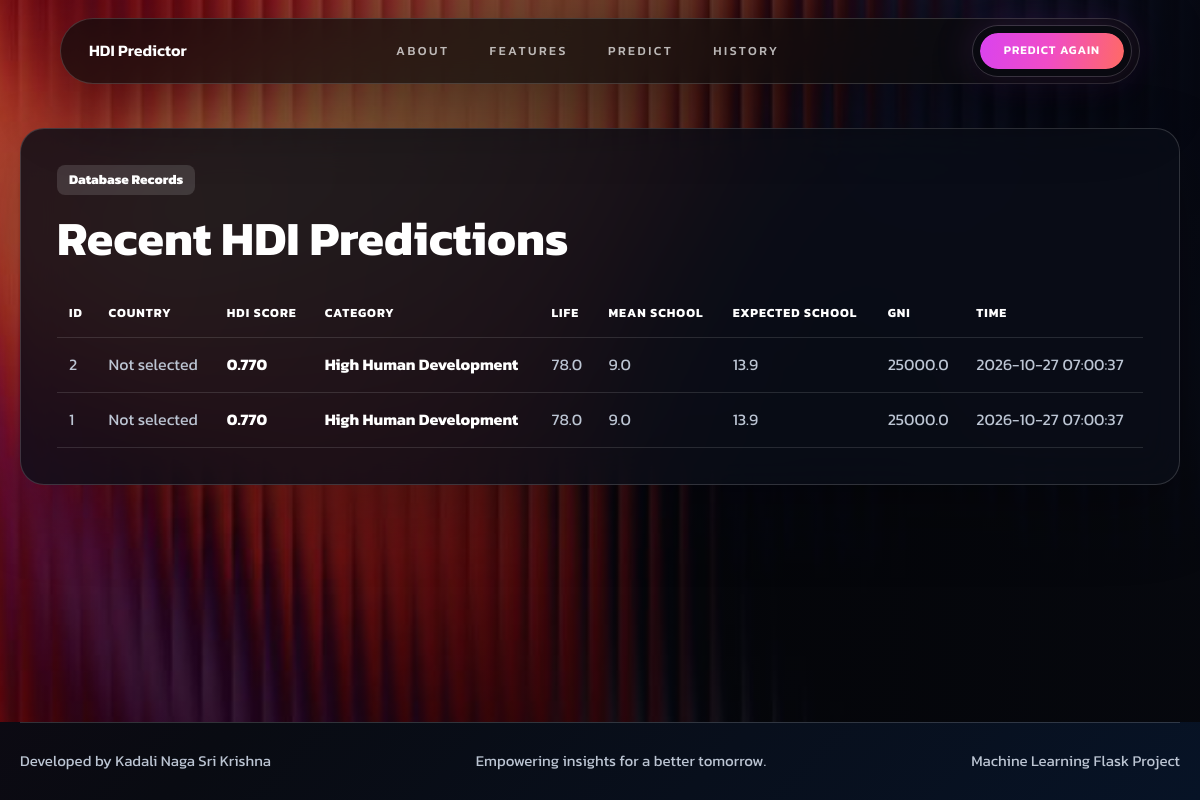
The app's page /history with its own data.
### tables this page shows
CREATE TABLE hdi_prediction (
    prediction_id INTEGER PRIMARY KEY AUTOINCREMENT,
    input_id INTEGER NOT NULL,
    model_id INTEGER NOT NULL,
    predicted_hdi_score FLOAT NOT NULL,
    hdi_category VARCHAR(50) NOT NULL,
    prediction_time DATETIME NOT NULL DEFAULT CURRENT_TIMESTAMP,
    FOREIGN KEY (input_id) REFERENCES hdi_input_data(input_id),
    FOREIGN KEY (model_id) REFERENCES ml_model(model_id)
);

CREATE TABLE hdi_input_data (
    input_id INTEGER PRIMARY KEY AUTOINCREMENT,
    user_id INTEGER NOT NULL,
    country_id INTEGER,
    life_expectancy FLOAT NOT NULL,
    mean_years_schooling FLOAT NOT NULL,
    expected_years_schooling FLOAT NOT NULL,
    gni_per_capita FLOAT NOT NULL,
    created_at DATETIME NOT NULL DEFAULT CURRENT_TIMESTAMP,
    FOREIGN KEY (user_id) REFERENCES user(user_id),
    FOREIGN KEY (country_id) REFERENCES country(country_id)
);

### app.py (the view)
@app.route("/history")
def history():
    predictions = get_recent_predictions(limit=10)
    return render_template("history.html", predictions=predictions)

### database.py (called while the page is built, shortened)
def get_connection():
    DATABASE_PATH.parent.mkdir(parents=True, exist_ok=True)
    connection = sqlite3.connect(DATABASE_PATH)
    connection.row_factory = sqlite3.Row
    connection.execute("PRAGMA foreign_keys = ON")
    return connection

def initialize_database():
    with get_connection() as connection:
        connection.executescript(SCHEMA_PATH.read_text(encoding="utf-8"))
        connection.commit()

def seed_dataset_metadata(connection):
    if not DATASET_PATH.exists():
        return

def seed_model_metadata(connection):
    row = connection.execute(
        "SELECT model_id FROM ml_model WHERE model_name = ?", (DEFAULT_MODEL_NAME,)
    ).fetchone()
    if row:
        return

def seed_countries(connection):
    country_count = connection.execute(
        "SELECT COUNT(*) AS count FROM country"
    ).fetchone()["count"]
    if country_count or not DATASET_PATH.exists():
        return

def ensure_seed_data():
    initialize_database()
    with get_connection() as connection:
        get_or_create_default_user(connection)
        seed_dataset_metadata(connection)
        seed_model_metadata(connection)
        seed_countries(connection)
        connection.commit()

def get_or_create_default_user(connection):
    row = connection.execute(
        "SELECT user_id FROM user WHERE email = ?", (DEFAULT_USER_EMAIL,)
    ).fetchone()
    if row:
        return row["user_id"]

### templates/history.html (shortened to what this page needs)
<!DOCTYPE html>
<html lang="en">
<head>
    <link rel="stylesheet" href="{{ url_for('static', filename='style.css') }}">
</head>
<body>
    <header class="site-header">
        <nav class="navbar">
            <a class="brand" href="/">HDI Predictor</a>
            <div class="nav-links">
                <a href="/#about">About</a>
                <a href="/#features">Features</a>
                <a href="/#predict">Predict</a>
                <a href="/history">History</a>
            </div>
            <a class="nav-cta" href="/#predict">Predict Again</a>
        </nav>
    </header>
    <main class="history-page">
        <section class="history-panel">
            <span class="eyebrow">Database Records</span>
            <h1>Recent HDI Predictions</h1>
            {% if predictions %}
                <div class="history-table-wrap">
                    <table class="history-table">
                        <thead>
                            <tr>
                                <th>ID</th>
                                <th>Country</th>
                                <th>HDI Score</th>
                                <th>Category</th>
                                <th>Life</th>
                                <th>Mean School</th>
                                <th>Expected School</th>
                                <th>GNI</th>
                                <th>Time</th>
                            </tr>
                        </thead>
                        <tbody>
                            {% for prediction in predictions %}
                                <tr>
                                    <td>{{ prediction.prediction_id }}</td>
                                    <td>{{ prediction.country_name or "Not selected" }}</td>
                                    <td>{{ "%.3f"|format(prediction.predicted_hdi_score) }}</td>
                                    <td>{{ prediction.hdi_category }}</td>
                                    <td>{{ prediction.life_expectancy }}</td>
                                    <td>{{ prediction.mean_years_schooling }}</td>
                                    <td>{{ prediction.expected_years_schooling }}</td>
                                    <td>{{ prediction.gni_per_capita }}</td>
                                    <td>{{ prediction.prediction_time }}</td>
                                </tr>
                            {% endfor %}
                        </tbody>
                    </table>
                </div>
            {% else %}
                <p class="result-message">No saved predictions yet. Run a prediction to create ERD records.</p>
            {% endif %}
        </section>
    </main>
    <footer class="site-footer">
        <span>Developed by Kadali Naga Sri Krishna</span>
        <span>Empowering insights for a better tomorrow.</span>
        <span>Machine Learning Flask Project</span>
    </footer>
</body>
</html>

### static/style.css (style rules this page uses)
:root { --bg: #090b12; --panel: rgba(255, 255, 255, 0.08); --text: #f8fafc; --muted: #bcc5d3; --border: rgba(255, 255, 255, 0.16); --soft: rgba(255, 255, 255, 0.12); --black: #090b10; --green: #8bd8a4; --blue: #8fb5ff; --orange: #ffb36b; --shadow: 0 28px 70px rgba(0, 0, 0, 0.28); }
* { box-sizing: border-box; }
html { scroll-behavior: smooth; }
body { margin: 0; background: radial-gradient(circle at 18% 8%, rgba(255, 108, 56, 0.2), transparent 30%), linear-gradient(135deg, #150714 0%, #090b12 48%, #071326 100%); color: var(--text); font-family: Kanit, ui-sans-serif, system-ui, -apple-system, BlinkMacSystemFont, "Segoe UI", sans-serif; line-height: 1.6; overflow-x: hidden; }
a { color: inherit; text-decoration: none; }
.site-header { position: fixed; top: 18px; left: 0; right: 0; z-index: 10; background: transparent; }
.navbar { width: min(1080px, calc(100% - 32px)); min-height: 62px; margin: 0 auto; padding: 7px 8px 7px 12px; display: grid; grid-template-columns: auto 1fr auto; align-items: center; gap: 18px; border: 1px solid rgba(255, 255, 255, 0.16); border-radius: 999px; background: rgba(12, 12, 12, 0.72); box-shadow: 0 22px 70px rgba(0, 0, 0, 0.45); backdrop-filter: blur(18px); }
.brand { display: inline-flex; align-items: center; color: #ffffff; font-weight: 600; font-size: 1rem; padding: 0 16px; white-space: nowrap; }
.nav-links { display: flex; align-items: center; justify-content: center; gap: 6px; overflow-x: auto; font-size: 0.78rem; font-weight: 500; text-transform: uppercase; letter-spacing: 0.2em; scrollbar-width: none; }
.nav-links a { min-height: 40px; display: inline-flex; align-items: center; border: 1px solid transparent; border-radius: 999px; background: transparent; color: rgba(255, 255, 255, 0.7); padding: 0 16px; white-space: nowrap; transition: background 0.2s ease, border-color 0.2s ease, color 0.2s ease; }
.nav-cta, .primary-button { display: inline-flex; min-height: 54px; align-items: center; justify-content: center; gap: 10px; border: 7px solid rgba(10, 10, 18, 0.88); border-radius: 999px; background: linear-gradient(100deg, #d943ef 0%, #f04cc7 48%, #ff6a64 100%) padding-box; color: #ffffff; padding: 0 28px; outline: 1px solid rgba(255, 255, 255, 0.16); font-size: 0.82rem; font-weight: 800; line-height: 1; box-shadow: 0 18px 42px rgba(0, 0, 0, 0.34), 0 0 42px rgba(196, 79, 255, 0.18); cursor: pointer; text-transform: uppercase; letter-spacing: 0.08em; white-space: nowrap; transition: filter 0.2s ease, transform 0.2s ease, box-shadow 0.2s ease; }
.nav-cta { min-height: 50px; padding: 0 24px; font-size: 0.74rem; font-weight: 600; }
.eyebrow { display: inline-flex; align-items: center; min-height: 30px; padding: 4px 12px; border-radius: 8px; background: rgba(255, 255, 255, 0.13); color: #ffffff; font-size: 0.84rem; font-weight: 800; }
.history-page { min-height: calc(100vh - 78px); padding: 128px 20px 64px; background: linear-gradient(90deg, rgba(8, 9, 15, 0.18), rgba(7, 9, 16, 0.84)), url("hero-bg.jfif") center / cover no-repeat fixed; }
.history-panel { width: min(1180px, 100%); margin: 0 auto; padding: 36px; border: 1px solid var(--border); border-radius: 24px; background: rgba(10, 14, 24, 0.82); box-shadow: var(--shadow); backdrop-filter: blur(20px); }
.history-panel h1 { margin: 18px 0 26px; color: #ffffff; font-size: clamp(2rem, 4vw, 3.6rem); line-height: 1.05; }
.history-table-wrap { overflow-x: auto; }
.history-table { width: 100%; border-collapse: collapse; min-width: 980px; }
.history-table th, .history-table td { border-bottom: 1px solid rgba(255, 255, 255, 0.12); padding: 14px 12px; color: var(--muted); text-align: left; white-space: nowrap; }
.history-table th { color: #ffffff; font-size: 0.78rem; letter-spacing: 0.08em; text-transform: uppercase; }
.history-table td:nth-child(3), .history-table td:nth-child(4) { color: #ffffff; font-weight: 700; }
.site-footer { width: min(1180px, calc(100% - 40px)); min-height: 78px; margin: 0 auto; border-top: 1px solid var(--border); display: flex; align-items: center; justify-content: space-between; gap: 18px; color: var(--muted); font-size: 0.94rem; }

### records on screen
hdi_prediction: prediction_id "2", country_name "Not selected", predicted_hdi_score "0.770", hdi_category "High Human Development", life_expectancy "78.0", mean_years_schooling "9.0", expected_years_schooling "13.9", gni_per_capita "25000.0", prediction_time "2026-10-27 07:00:37"
hdi_prediction: prediction_id "1", country_name "Not selected", predicted_hdi_score "0.770", hdi_category "High Human Development", life_expectancy "78.0", mean_years_schooling "9.0", expected_years_schooling "13.9", gni_per_capita "25000.0", prediction_time "2026-10-27 07:00:37"
